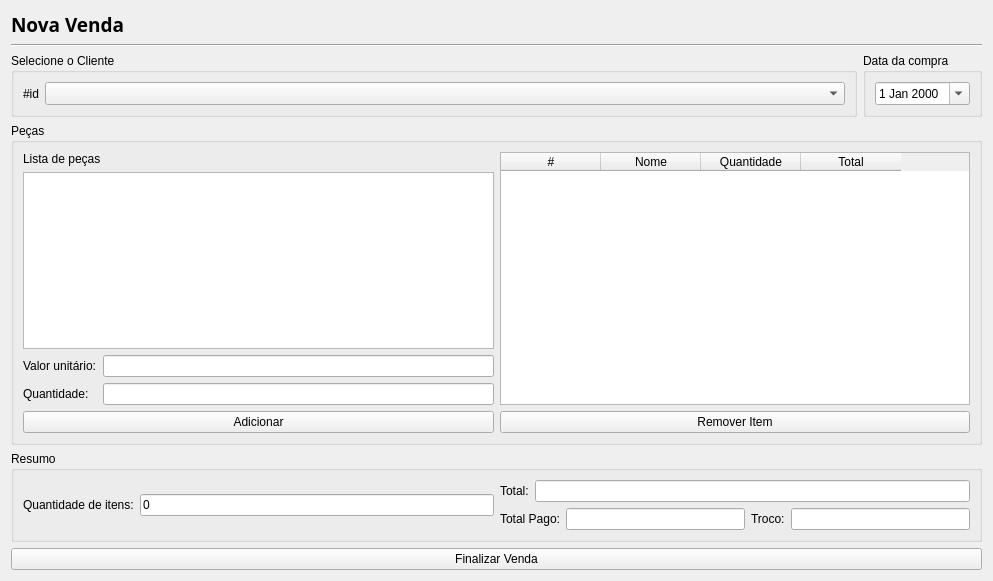
<?xml version="1.0" encoding="UTF-8"?>
<ui version="4.0">
 <class>Form</class>
 <widget class="QWidget" name="Form">
  <property name="geometry">
   <rect>
    <x>0</x>
    <y>0</y>
    <width>993</width>
    <height>581</height>
   </rect>
  </property>
  <property name="windowTitle">
   <string>Form</string>
  </property>
  <layout class="QVBoxLayout" name="verticalLayout_7">
   <item>
    <widget class="QLabel" name="label">
     <property name="font">
      <font>
       <family>Arial Black</family>
       <pointsize>14</pointsize>
       <weight>75</weight>
       <bold>true</bold>
      </font>
     </property>
     <property name="text">
      <string>Nova Venda</string>
     </property>
    </widget>
   </item>
   <item>
    <widget class="Line" name="line">
     <property name="orientation">
      <enum>Qt::Horizontal</enum>
     </property>
    </widget>
   </item>
   <item>
    <layout class="QHBoxLayout" name="horizontalLayout_4">
     <item>
      <widget class="QGroupBox" name="groupBox">
       <property name="title">
        <string>Selecione o Cliente</string>
       </property>
       <layout class="QHBoxLayout" name="horizontalLayout">
        <item>
         <widget class="QLabel" name="label_id">
          <property name="sizePolicy">
           <sizepolicy hsizetype="Fixed" vsizetype="Preferred">
            <horstretch>0</horstretch>
            <verstretch>0</verstretch>
           </sizepolicy>
          </property>
          <property name="text">
           <string>#id</string>
          </property>
         </widget>
        </item>
        <item>
         <widget class="QComboBox" name="clientes">
          <property name="sizePolicy">
           <sizepolicy hsizetype="Preferred" vsizetype="Preferred">
            <horstretch>0</horstretch>
            <verstretch>0</verstretch>
           </sizepolicy>
          </property>
          <property name="editable">
           <bool>false</bool>
          </property>
          <property name="maxVisibleItems">
           <number>10</number>
          </property>
         </widget>
        </item>
       </layout>
      </widget>
     </item>
     <item>
      <widget class="QGroupBox" name="groupBox_2">
       <property name="sizePolicy">
        <sizepolicy hsizetype="Fixed" vsizetype="Fixed">
         <horstretch>0</horstretch>
         <verstretch>0</verstretch>
        </sizepolicy>
       </property>
       <property name="title">
        <string>Data da compra</string>
       </property>
       <layout class="QVBoxLayout" name="verticalLayout">
        <item>
         <widget class="QDateEdit" name="dateEdit">
          <property name="sizePolicy">
           <sizepolicy hsizetype="Minimum" vsizetype="Fixed">
            <horstretch>0</horstretch>
            <verstretch>0</verstretch>
           </sizepolicy>
          </property>
          <property name="calendarPopup">
           <bool>true</bool>
          </property>
         </widget>
        </item>
       </layout>
      </widget>
     </item>
    </layout>
   </item>
   <item>
    <widget class="QGroupBox" name="groupBox_3">
     <property name="title">
      <string>Peças</string>
     </property>
     <layout class="QHBoxLayout" name="horizontalLayout_2">
      <item>
       <layout class="QVBoxLayout" name="verticalLayout_4">
        <item>
         <layout class="QVBoxLayout" name="verticalLayout_2">
          <item>
           <widget class="QLabel" name="label_3">
            <property name="text">
             <string>Lista de peças</string>
            </property>
           </widget>
          </item>
          <item>
           <widget class="QListWidget" name="pecas"/>
          </item>
         </layout>
        </item>
        <item>
         <layout class="QVBoxLayout" name="verticalLayout_3">
          <item>
           <layout class="QFormLayout" name="formLayout">
            <item row="0" column="0">
             <widget class="QLabel" name="label_4">
              <property name="text">
               <string>Valor unitário:</string>
              </property>
             </widget>
            </item>
            <item row="0" column="1">
             <widget class="QLineEdit" name="valor_unitario">
              <property name="text">
               <string/>
              </property>
              <property name="readOnly">
               <bool>true</bool>
              </property>
             </widget>
            </item>
            <item row="1" column="0">
             <widget class="QLabel" name="label_5">
              <property name="text">
               <string>Quantidade:</string>
              </property>
             </widget>
            </item>
            <item row="1" column="1">
             <widget class="QLineEdit" name="quantidade"/>
            </item>
           </layout>
          </item>
          <item>
           <widget class="QPushButton" name="add_peca_btn">
            <property name="text">
             <string>Adicionar</string>
            </property>
           </widget>
          </item>
         </layout>
        </item>
       </layout>
      </item>
      <item>
       <layout class="QVBoxLayout" name="verticalLayout_5">
        <item>
         <widget class="QTableWidget" name="tabela_peca">
          <column>
           <property name="text">
            <string>#</string>
           </property>
          </column>
          <column>
           <property name="text">
            <string>Nome</string>
           </property>
          </column>
          <column>
           <property name="text">
            <string>Quantidade</string>
           </property>
          </column>
          <column>
           <property name="text">
            <string>Total</string>
           </property>
          </column>
         </widget>
        </item>
        <item>
         <widget class="QPushButton" name="remover_peca_btn">
          <property name="text">
           <string>Remover Item</string>
          </property>
         </widget>
        </item>
       </layout>
      </item>
     </layout>
    </widget>
   </item>
   <item>
    <widget class="QGroupBox" name="groupBox_4">
     <property name="title">
      <string>Resumo</string>
     </property>
     <layout class="QHBoxLayout" name="horizontalLayout_3">
      <item>
       <layout class="QGridLayout" name="gridLayout_2">
        <item row="0" column="0">
         <widget class="QLabel" name="label_6">
          <property name="text">
           <string>Quantidade de itens:</string>
          </property>
         </widget>
        </item>
        <item row="0" column="1">
         <widget class="QLineEdit" name="quantidade_res">
          <property name="text">
           <string>0</string>
          </property>
          <property name="readOnly">
           <bool>true</bool>
          </property>
          <property name="placeholderText">
           <string/>
          </property>
         </widget>
        </item>
       </layout>
      </item>
      <item>
       <layout class="QVBoxLayout" name="verticalLayout_6">
        <item>
         <layout class="QFormLayout" name="formLayout_2">
          <item row="0" column="0">
           <widget class="QLabel" name="label_7">
            <property name="text">
             <string>Total:</string>
            </property>
           </widget>
          </item>
          <item row="0" column="1">
           <widget class="QLineEdit" name="total_res">
            <property name="readOnly">
             <bool>true</bool>
            </property>
           </widget>
          </item>
         </layout>
        </item>
        <item>
         <layout class="QGridLayout" name="gridLayout_3">
          <item row="0" column="0">
           <widget class="QLabel" name="label_8">
            <property name="text">
             <string>Total Pago:</string>
            </property>
           </widget>
          </item>
          <item row="0" column="1">
           <widget class="QLineEdit" name="total_pago_res_">
            <property name="readOnly">
             <bool>true</bool>
            </property>
           </widget>
          </item>
          <item row="0" column="2">
           <widget class="QLabel" name="label_9">
            <property name="text">
             <string>Troco:</string>
            </property>
           </widget>
          </item>
          <item row="0" column="3">
           <widget class="QLineEdit" name="troco_res">
            <property name="readOnly">
             <bool>true</bool>
            </property>
           </widget>
          </item>
         </layout>
        </item>
       </layout>
      </item>
     </layout>
    </widget>
   </item>
   <item>
    <widget class="QPushButton" name="finalizar_venda_btn">
     <property name="text">
      <string>Finalizar Venda</string>
     </property>
    </widget>
   </item>
  </layout>
 </widget>
 <resources/>
 <connections/>
</ui>
